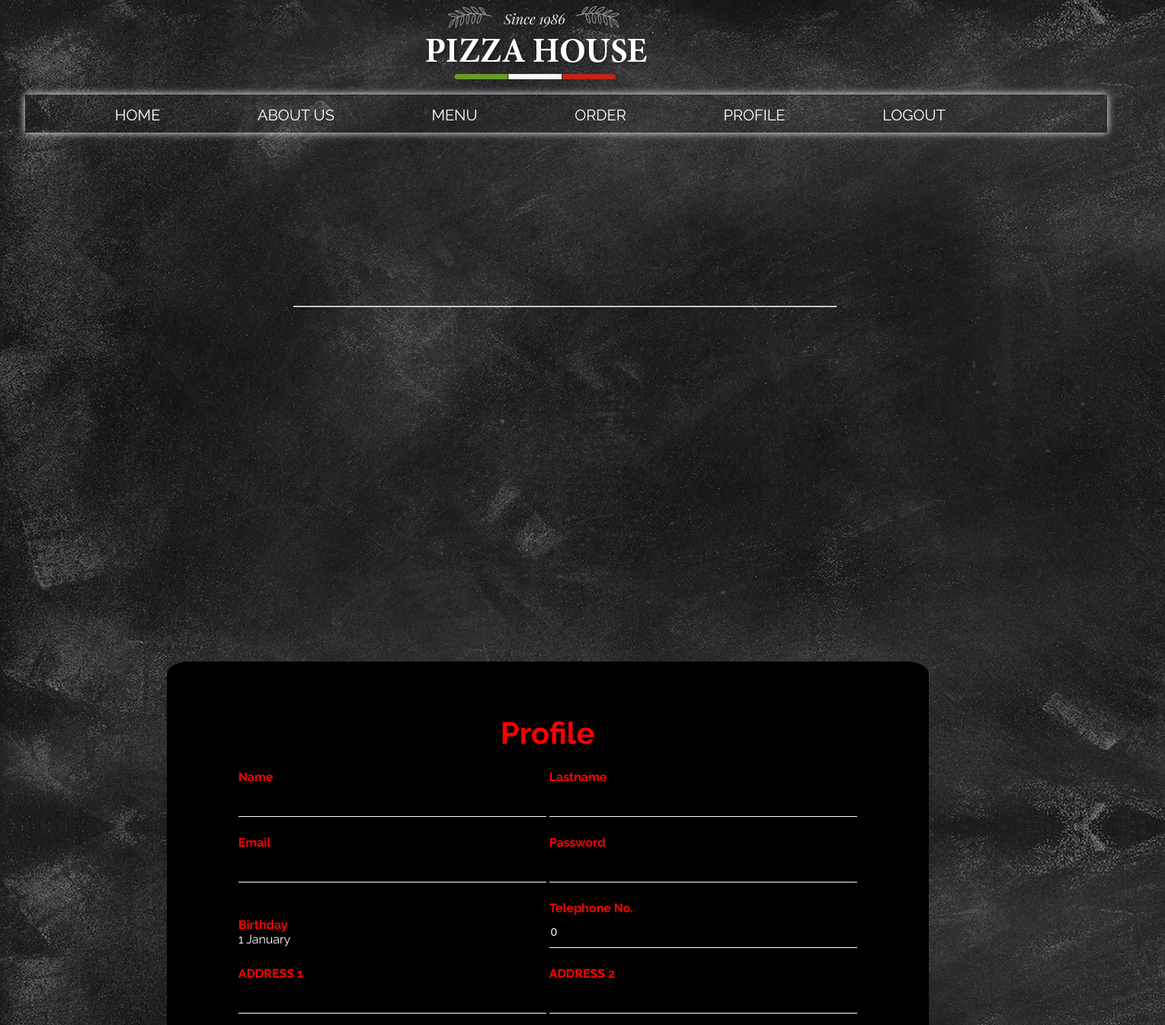
/ProfileE.php?customerid=128, run on the app's committed database.
### tables this page shows
CREATE TABLE `customer` (
  `CUSTOMER_ID` int(10) NOT NULL,
  `FNAME` varchar(20) NOT NULL,
  `LNAME` varchar(20) NOT NULL,
  `EMAIL` varchar(20) NOT NULL,
  `CPASSWORD` varchar(30) NOT NULL,
  `DOB` varchar(20) NOT NULL,
  `MOB` varchar(10) NOT NULL,
  `SEX` varchar(10) NOT NULL,
  `CADDRESS1` varchar(255) NOT NULL,
  `CADDRESS2` varchar(255) NOT NULL,
  `TEL_NO` int(15) NOT NULL
);

### ProfileE.php (the view, shortened to what this page needs)
<!DOCTYPE html>
<?php
             $servername = null;
             $username = "root";
             $password = "pizzahouse";
             $dbname = "pizzahouse";
             $port = null;
             $socket = "/cloudsql/pizzahousenew:asia-southeast1:pizzahouse";
         $conn = new mysqli($servername, $username,$password, $dbname,$port,$socket);
        $cid = $_GET['customerid'];
        $q = "SELECT * from customer where CUSTOMER_ID= '$cid' ";
        $result = $conn->query($q);
        $urow = $result->fetch_array();
        ?>
<html lang="en">
<head>
    <link rel="stylesheet" href="css/style8.css">
</head>
<body>
        <div class="menubar">
                <div class="container">
                    <div class="logo">
                        <img src="logo.png" >
                    </div>
                    <ul class="menu">
                    <li>
                    <a href="home.php?customerid=<?=$urow['CUSTOMER_ID']?>">HOME</a>
                    </li>
                    <li>
                    <a href="aboutus.php?customerid=<?=$urow['CUSTOMER_ID']?>">ABOUT US</a>
                    </li>
                    <li>
                    <a href="order.php?customerid=<?=$urow['CUSTOMER_ID']?>">MENU</a>
                    </li>
                    <li>
                    <a href="ordered.php?customerid=<?=$urow['CUSTOMER_ID']?>">ORDER</a>
                    </li>
                    <li>
                    <a href="ProfileB.php?customerid=<?=$urow['CUSTOMER_ID']?>">PROFILE</a>
                    </li>
                    <li>
                        <a href="inup.php">LOGOUT</a>
                    </li>
                        </ul>
                </div>
            </div>
           <br><br><br><br><br><br><br><br><br><br><br><br><br><br><br>
            <hr align="center" width="50%">
            <br><br><br>
            <div align="center"class="profile1"style="background-color:rgb(0,0,0)">
                <h2>Profile</h2>
                <form action="ProfileU.php" method="post">
                    <table style = "padding:2px">
                    <tr>
                        <td >
                                <p>Name</p>
                                <input type="text" name="firstname" value="<?=$urow['FNAME']?>">
                            </td>
                        <td  >
                                <p>Lastname</p>
				                <input type="text" name="lastname" value="<?=$urow['LNAME']?>">
                            </td>
                    </tr>
                    <tr>
                            <td >
                                    <p>Email</p>
                                    <input type="text" name="iemail" value="<?=$urow['EMAIL']?>">
                                </td>
                            <td >
                                    <p>Password</p>
				                    <input type="text" name="ipass" value="<?=$urow['CPASSWORD']?>">
                                 </td>
                        </tr>
                        <tr>
                                <td >
                                        <p>Birthday</p>
                                        <?php echo '<span style="color:#ffffff;">'.$urow['DOB']." ".$urow['MOB'].'</span>'; ?>
                                    </td>
                                    <td >
                                        <p>Telephone No.</p>
                                        <input type="text" name="telephone" value="<?=$urow['TEL_NO']?>">
                                    </td>
                            </tr>
                            <tr>
                                <td >
                                        <p>ADDRESS 1</p>
                                        <input type="text" name="address1" value="<?=$urow['CADDRESS1']?>">
                                </td>
                                <td >
                                        <p>ADDRESS 2</p>
                                        <input type="text" name="address2" value="<?=$urow['CADDRESS2']?>">
                                </td>
                            </tr>
                    </table>
                </form>
                <br>
            </div>
        </html>
</body>

### css/style8.css (style rules this page uses)
body { margin-left: 2%; margin-right: 5%; padding: 500; font-family: 'Raleway', sans-serif; background: #666 url(../bg1.jpg); }
.menubar { margin-left: 3%; }
.menubar .menu { width: 100%; height: 50px; background: #ffffff00; box-shadow: 0 0 10px rgb(255, 255, 255); }
.menubar ul.menu { list-style: none; float: right; }
.menubar ul.menu li { padding-top: 15px; float: left; margin-left: 2%; margin-right: 50px; }
.menubar ul.menu li a { text-decoration: none; color: rgb(255, 255, 255); border-bottom: 2px solid transparent; padding-bottom: 20px; transition: all 0.3s ease; font-size: 20px; margin-left: 50px; }
.menubar .logo { width: 100%; height: 100px; padding-left: 35%; }
h2 { margin: 0; padding: 0 0 20px; text-align: center; font-size: 40px; }
.profile1 { width: 1000px; height: 550px; background: #00000088; color: rgb(255, 0, 0); top: 85%; left: 47%; position: absolute; transform: translate(-50%,-50%); box-sizing: border-box; padding: 70px 30px; border-radius: 3%; }
.profile1 p { margin: 0; padding: 0; font-weight: bold; }
.profile1 input { width: 100%; margin-bottom: 20px; }
.profile1 input[type="text"], input[type="passwordd"], input[type="email"],textarea { border: none; border-bottom: 1px solid #fff; background: transparent; outline: none; height: 40px; color: #fff; width: 400px; font-size: 15px; }

### data on the page
customer: DOB "1", MOB "January", telephone "0"
